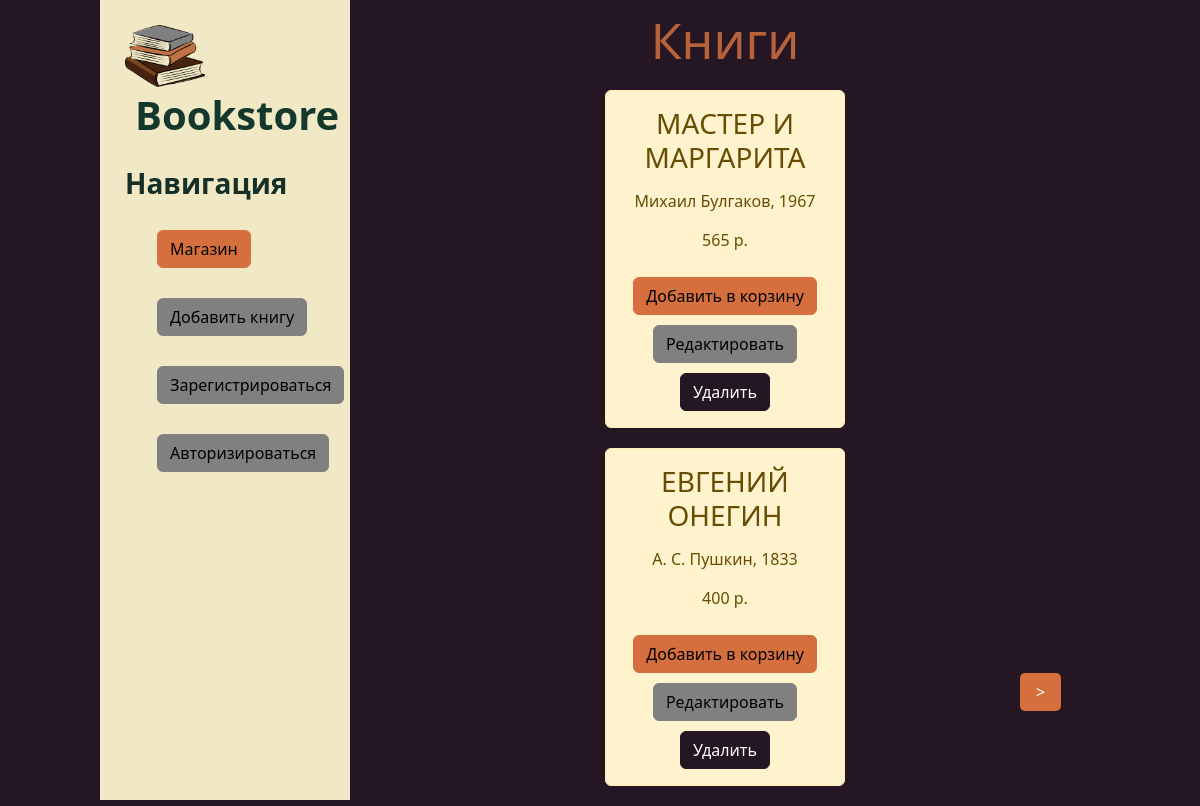
The page / on the database its author committed.
### store/models.py (models this page shows, shortened)
class book(models.Model):
    title = models.CharField('Название', max_length=100)
    author = models.CharField('Автор', max_length=50)
    price = models.CharField('Цена', max_length=7)
    data = models.IntegerField('Год написания', max_length=4)

### store/views.py (the view)
# urls.py: path('', views.store_home, name='store_home'),
def store_home(request):
    store = book.objects.all()
    paginator = Paginator(store, 2)
    cart = Cart(request)
    page_number = request.GET.get('page')
    page_obj = paginator.get_page(page_number)
    return render(request, 'store/store_home.html',{'store': store,'page_obj': page_obj, 'cart': cart})

### store/context_processors.py (called while the page is built)
def cart(request):
    return {'cart': Cart(request)}

### store/templates/store/store_home.html (shortened to what this page needs)
{% extends 'books/l.html' %}
{% block content %}
<div class="features">
    <h1>Книги</h1>
    {% if store %}
    {% for el in page_obj %}
    <div class='alert alert-warning'>
        <h3>{{el.title|upper}}</h3>
        <p>{{el.author}}, {{el.data}}</p>
        <p>{{el.price}} p.</p>
         <form action="{% url 'cart_add' el.id %}" method="post">
            <button class="btn btn-success" type="submit">Добавить в корзину</button>
        </form>
        <a href="{%url 'store-update' el.id %}" class = 'btn btn-info'>Редактировать</a><br>
        <a href="{%url 'store-delete' el.id %}" class = 'btn btn-danger'>Удалить</a><br>
    </div>
    {%endfor%}
{% if page_obj.has_other_pages %}
<nav class="list-pages">
    <ul>
{% if page_obj.has_next %}
<li class="page-num">
	<a href="?page={{ page_obj.next_page_number }}">&gt;</a>
</li>
{% endif %}
    </ul>
</nav>
{% endif %}
	</div>
    {% else %}
    <p>Сейчас мы не можем ничего вам предложить :(</p>
    {%endif%}
{% endblock %}

### books/static/books/css/books.css (style rules this page uses)
body { background: #241623; }
main .features { float: left; color:#B6623B; margin-top: 100px; text-align:center; width:75%; }
main .features h1 { font-size: 50px;margin-top: -90px }
main .features p { max-width: 400px; margin: 15px auto }
.alert-warning { wight: 600px; margin:20px 34%; }
form { font-weight: bold; }
.list-pages ul { display: inline-block; padding: 0; margin: 0; position: absolute; top: 680px; left:85%; }
.list-pages ul li { display: inline }
.list-pages li a { background-color: #D56F3E; color: white; border-radius: 5px; padding: 8px 16px; text-decoration: none; }
.btn-success, .btn-success:hover, .btn-success:active, .btn-success:visited { background-color: #D56F3E !important; border-color: #D56F3E; margin-top: 10px; color: #000; }
.btn-info, .btn-info:hover, .btn-info:active, .btn-info:visited { background-color: #808080 !important; border-color: #808080; margin-top: 10px; color: #000; }
.btn-danger, .btn-danger:hover, .btn-danger:active, .btn-danger:visited { background-color: #241623 !important; border-color: #241623; margin-top: 10px }
body { width: 1000px;margin:auto; }

### rows shown on the page
book: title "МАСТЕР И МАРГАРИТА", author "Михаил Булгаков", data "1967", price "565"
book: title "ЕВГЕНИЙ ОНЕГИН", author "А. С. Пушкин", data "1833", price "400"
